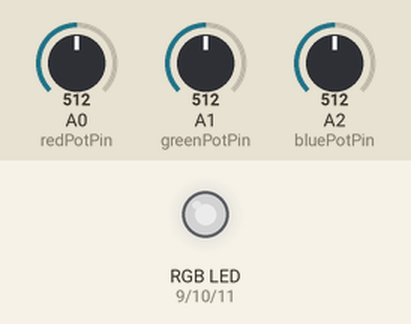
A sketch run on a simulated Arduino Uno, built with avr-gcc and run on an emulated ATmega328P. Parts: an RGB LED mixed from three pins (HIGH = lit). The test bench sets the inputs (shaded band); at power-on: A0 (redPotPin) = 512, A1 (greenPotPin) = 512, A2 (bluePotPin) = 512. Dim RGB values are drawn brighter than linear.

Above: at 1.2 s.
1.3 s: A0 (redPotPin) set to 716
At 2.5 s:
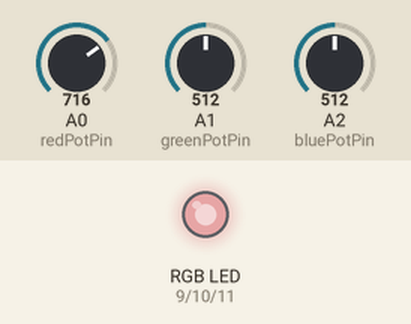
2.8 s: A1 (greenPotPin) set to 716
At 3.7 s:
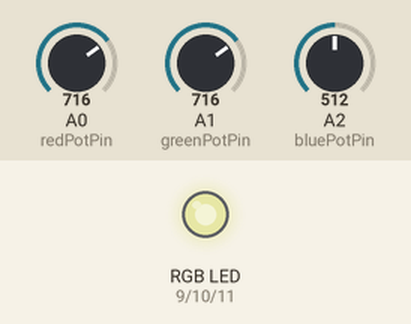
4.3 s: A2 (bluePotPin) set to 716
At 4.8 s:
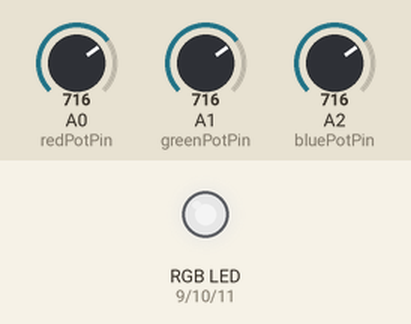
5.8 s: A0 (redPotPin) set to 900
At 7.0 s:
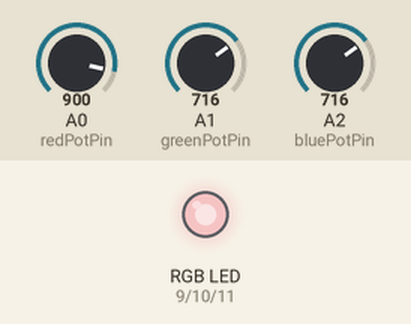
7.3 s: A1 (greenPotPin) set to 900
At 8.3 s:
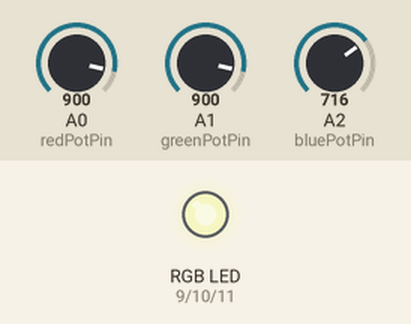
8.8 s: A2 (bluePotPin) set to 900
At 9.4 s:
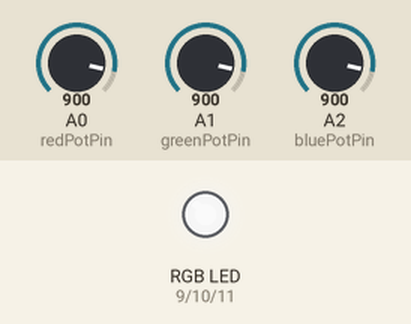
Timing chart, 0 to 11.3 s (numbered marks = the images above; inputs shaded):
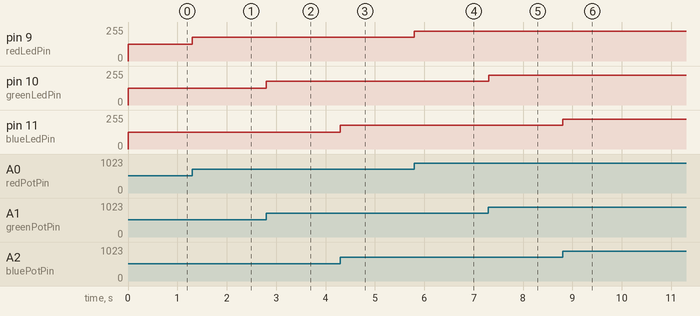

The sketch:

analogRGBControl.ino
```cpp
const int redPotPin = A0;
const int redLedPin = 9;

int redPotValue = 0;
int redLedValue = 0;

const int greenPotPin = A1;
const int greenLedPin = 10;

int greenPotValue = 0;
int greenLedValue = 0;

const int bluePotPin = A2;
const int blueLedPin = 11;

int bluePotValue = 0;
int blueLedValue = 0;

void setup() {
  pinMode(redLedPin, OUTPUT);
  pinMode(greenLedPin, OUTPUT);
  pinMode(blueLedPin, OUTPUT);
  Serial.begin(9600);
}

void loop() {
  redPotValue = analogRead(redPotPin);
  redLedValue = map(redPotValue, 0, 1023, 0, 255);

  greenPotValue = analogRead(greenPotPin);
  greenLedValue = map(greenPotValue, 0, 1023, 0, 255);

  bluePotValue = analogRead(bluePotPin);
  blueLedValue = map(bluePotValue, 0, 1023, 0, 255);

  setColor(redLedValue, greenLedValue, blueLedValue);
}
void setColor(int redValue, int greenValue, int blueValue)
{
  analogWrite(redLedPin, redValue);
  analogWrite(greenLedPin, greenValue);
  analogWrite(blueLedPin, blueValue);
}
```

Measured:
- after the input at 1.3 s, pin 9 (redLedPin): 127/255 → 178/255 at once
- after the input at 2.8 s, pin 10 (greenLedPin): 127/255 → 178/255 at once
- after the input at 4.3 s, pin 11 (blueLedPin): 127/255 → 178/255 at once
- after the input at 5.8 s, pin 9 (redLedPin): 178/255 → 224/255 at once
- after the input at 7.3 s, pin 10 (greenLedPin): 178/255 → 224/255 at once
- after the input at 8.8 s, pin 11 (blueLedPin): 178/255 → 224/255 at once
